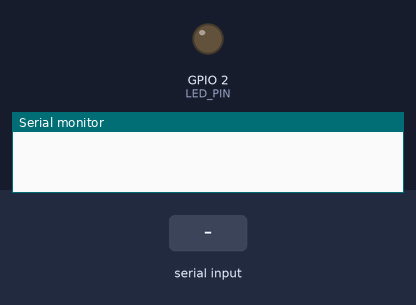
This program was run on a simulated ESP32. On the bench: output pins drawn as LEDs (lit = HIGH), the last lines printed to the serial monitor. Inputs (shaded band) come from the test bench.

Above: at 1.2 s.
1.3 s: "on" received over Serial
At 2.3 s:
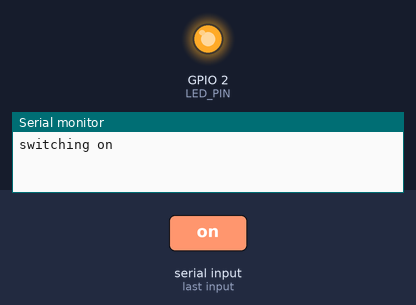
2.8 s: "off" received over Serial
At 3.6 s:
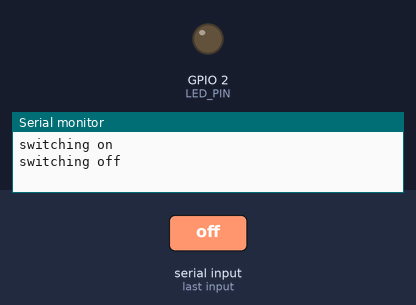
Timing chart, 0 to 5.8 s (numbered marks = the images above; inputs shaded):
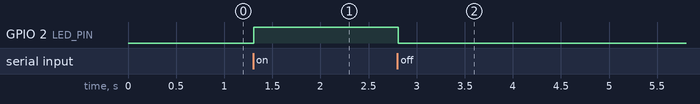

Measured:
- after the input at 1.3 s, GPIO 2 (LED_PIN): LOW → HIGH at once
- after the input at 2.8 s, GPIO 2 (LED_PIN): HIGH → LOW at once

The program:

main.cpp
```cpp
#include <Arduino.h>

#define LED_PIN 2

String readString;

void setup() {
  Serial.begin(115200);           //Initializing the Serial Port to Baud rate 115200
  pinMode(LED_PIN, OUTPUT);      //Defining the Led pin as output
}

void loop() {

  while (Serial.available()) {
    delay(3);
    char c = Serial.read();
    readString += c;
  }
  readString.trim();
  if (readString.length() >0) {

    if (readString == "on"){
      Serial.println("switching on");
      digitalWrite(LED_PIN, HIGH);
    }
    if (readString == "off")
    {
      Serial.println("switching off");
      digitalWrite(LED_PIN, LOW);
    }

    readString="";
  }
}
```
